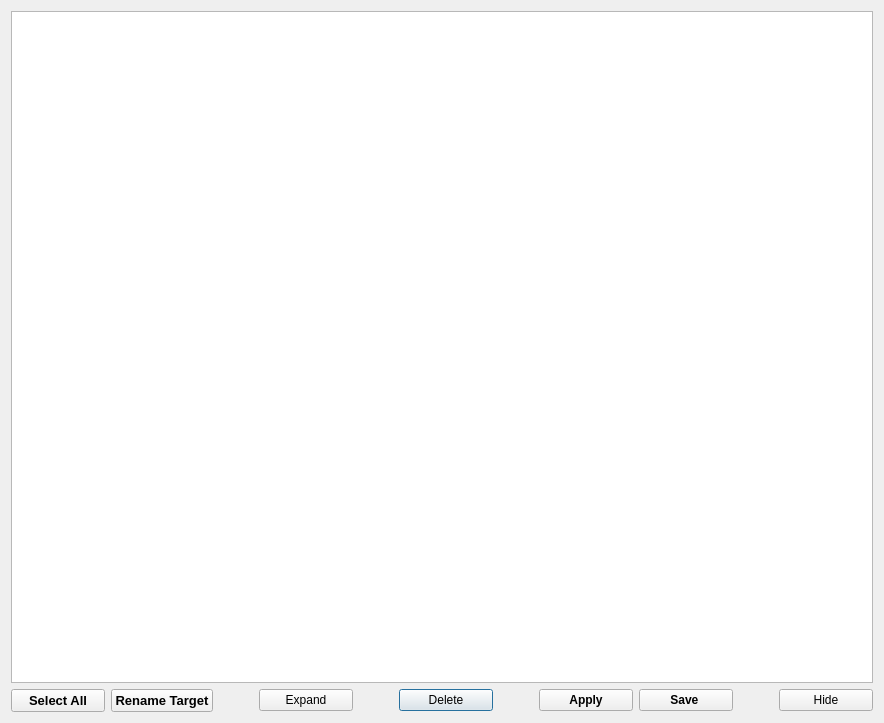
<?xml version="1.0" encoding="UTF-8"?>
<ui version="4.0">
 <class>Dialog</class>
 <widget class="QDialog" name="Dialog">
  <property name="geometry">
   <rect>
    <x>0</x>
    <y>0</y>
    <width>884</width>
    <height>723</height>
   </rect>
  </property>
  <property name="windowTitle">
   <string>Dialog</string>
  </property>
  <layout class="QVBoxLayout" name="verticalLayout">
   <item>
    <widget class="DataSlicerSegmentTable" name="tableWidget_segments">
     <property name="sizePolicy">
      <sizepolicy hsizetype="Minimum" vsizetype="Expanding">
       <horstretch>0</horstretch>
       <verstretch>0</verstretch>
      </sizepolicy>
     </property>
     <property name="minimumSize">
      <size>
       <width>200</width>
       <height>0</height>
      </size>
     </property>
    </widget>
   </item>
   <item>
    <layout class="QGridLayout" name="gridLayout_7">
     <item row="0" column="5">
      <widget class="QPushButton" name="pushButton_deleteSlicer">
       <property name="toolTip">
        <string>&lt;html&gt;&lt;head/&gt;&lt;body&gt;&lt;p&gt;Delete selected slicers&lt;/p&gt;&lt;/body&gt;&lt;/html&gt;</string>
       </property>
       <property name="text">
        <string>Delete</string>
       </property>
      </widget>
     </item>
     <item row="0" column="3">
      <widget class="QPushButton" name="pushButton_expand2ndLevelChop">
       <property name="toolTip">
        <string>&lt;html&gt;&lt;head/&gt;&lt;body&gt;&lt;p&gt;Expand selected slicer by second level chopping&lt;/p&gt;&lt;/body&gt;&lt;/html&gt;</string>
       </property>
       <property name="text">
        <string>Expand</string>
       </property>
      </widget>
     </item>
     <item row="0" column="7">
      <widget class="QPushButton" name="pushButton_applyTimeSegs">
       <property name="font">
        <font>
         <weight>75</weight>
         <bold>true</bold>
        </font>
       </property>
       <property name="text">
        <string>Apply</string>
       </property>
      </widget>
     </item>
     <item row="0" column="10">
      <widget class="QPushButton" name="pushButton_hide">
       <property name="text">
        <string>Hide</string>
       </property>
      </widget>
     </item>
     <item row="0" column="0">
      <widget class="QPushButton" name="pushButton_selectAll">
       <property name="font">
        <font>
         <pointsize>10</pointsize>
         <weight>75</weight>
         <bold>true</bold>
        </font>
       </property>
       <property name="text">
        <string>Select All</string>
       </property>
      </widget>
     </item>
     <item row="0" column="1">
      <widget class="QPushButton" name="pushButton_deselectAll">
       <property name="font">
        <font>
         <pointsize>10</pointsize>
         <weight>75</weight>
         <bold>true</bold>
        </font>
       </property>
       <property name="text">
        <string>Rename Target</string>
       </property>
      </widget>
     </item>
     <item row="0" column="9">
      <spacer name="horizontalSpacer_2">
       <property name="orientation">
        <enum>Qt::Horizontal</enum>
       </property>
       <property name="sizeType">
        <enum>QSizePolicy::Preferred</enum>
       </property>
       <property name="sizeHint" stdset="0">
        <size>
         <width>40</width>
         <height>20</height>
        </size>
       </property>
      </spacer>
     </item>
     <item row="0" column="8">
      <widget class="QPushButton" name="pushButton_saveTimeSegs">
       <property name="font">
        <font>
         <weight>75</weight>
         <bold>true</bold>
        </font>
       </property>
       <property name="text">
        <string>Save </string>
       </property>
      </widget>
     </item>
     <item row="0" column="2">
      <spacer name="horizontalSpacer">
       <property name="orientation">
        <enum>Qt::Horizontal</enum>
       </property>
       <property name="sizeType">
        <enum>QSizePolicy::Preferred</enum>
       </property>
       <property name="sizeHint" stdset="0">
        <size>
         <width>40</width>
         <height>20</height>
        </size>
       </property>
      </spacer>
     </item>
     <item row="0" column="4">
      <spacer name="horizontalSpacer_3">
       <property name="orientation">
        <enum>Qt::Horizontal</enum>
       </property>
       <property name="sizeType">
        <enum>QSizePolicy::Preferred</enum>
       </property>
       <property name="sizeHint" stdset="0">
        <size>
         <width>40</width>
         <height>20</height>
        </size>
       </property>
      </spacer>
     </item>
     <item row="0" column="6">
      <spacer name="horizontalSpacer_4">
       <property name="orientation">
        <enum>Qt::Horizontal</enum>
       </property>
       <property name="sizeType">
        <enum>QSizePolicy::Preferred</enum>
       </property>
       <property name="sizeHint" stdset="0">
        <size>
         <width>40</width>
         <height>20</height>
        </size>
       </property>
      </spacer>
     </item>
    </layout>
   </item>
  </layout>
 </widget>
 <customwidgets>
  <customwidget>
   <class>DataSlicerSegmentTable</class>
   <extends>QTableWidget</extends>
   <header>vdrivetablewidgets.h</header>
  </customwidget>
 </customwidgets>
 <resources/>
 <connections/>
</ui>
